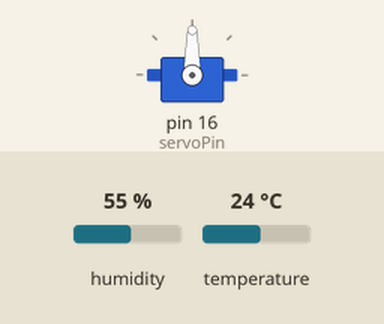
Recording of a sketch running on a simulated Arduino Uno, built with avr-gcc and run on an emulated ATmega328P. Parts: servo. The test bench sets the inputs (shaded band); at power-on: humidity 55 %, temperature 24 °C. What the sketch prints to the serial monitor is not drawn.

Above: at 0.05 s.
Timing chart, 0 to 3.0 s (numbered marks = the images above):
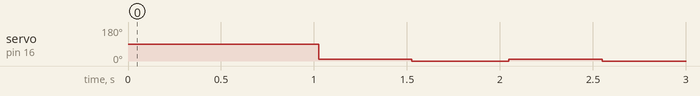

Measured:
- by itself, servo on pin 16 (servoPin): alternates 10° for 0.50 s and 0° for 0.52 s

The sketch:

lab2_b.ino
```cpp
#include "Servo.h"
#include "DHT.h"
#define DHTPIN 4
#define DHTTYPE DHT11
Servo servo1;
float angle=0;

float Min=31;
float Max=32;

static const int servoPin = 16;
DHT dht(DHTPIN, DHTTYPE);

void setup()
{
  Serial.begin(9600);
  servo1.attach(servoPin);
  dht.begin();
}
float temp1=0;
float temp2=0;
float hum;
float hif;

void loop()
{
  temp1=dht.readTemperature();
   hum=dht.readHumidity();
  if(temp1==temp2)
  {
    servo1.write(angle+10);
    delay(500);
    servo1.write(angle-10);
    delay(500);
    return;
  }
 // hif = dht.computeHeatIndex(temp1,hum,false);
  /*
   if (isnan(hum) || isnan(temp1)) {
    //Serial.println(F("Failed to read from DHT sensor!"));
    return;
  }
  */
 // Serial.println(hif);


  Serial.print(F("Humidity: "));
  Serial.print(hum);
  Serial.print(F("%  Temperature: "));
  Serial.print(temp1);


  if(temp1>Min&&temp1<Max)
  {
    angle = 180.0*(temp1-31);
    servo1.write(angle);
  }
  Serial.print(" Angle: ");
  Serial.print(angle);
  Serial.print("\n");
  delay(1000);

  temp2=temp1;

}
```
